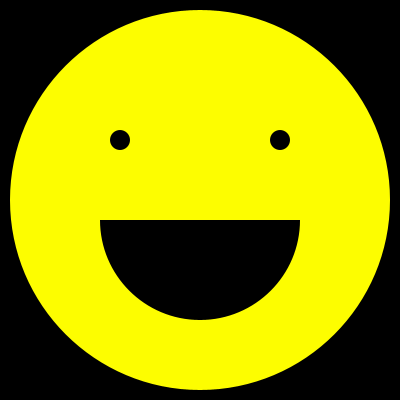
Frame 1 (no input)
Frame 60 (the mouse pressed at the canvas centre just before this capture): identical to frame 1, image omitted
Frame 120 (the mouse held since frame 60 and released just before this capture): identical to frame 1, image omitted

The Processing sketch that drew this single still picture (run headless with seeded random() and noise(); from frame 60 on, the mouse is pressed at the canvas centre):

// Processing sketch: smiley
// ── smiley.pde
void setup(){
  size(400,400);
}
 
void draw(){
  background(0);
  translate(200,200);
  noStroke();
  fill(253,253,0);
  ellipse(0,0,380,380);
  fill(0);
  translate(0,20);
  arc(0,0,200,200,0,PI);
  ellipse(-80,-80,20,20);
  ellipse(80,-80,20,20);
}
